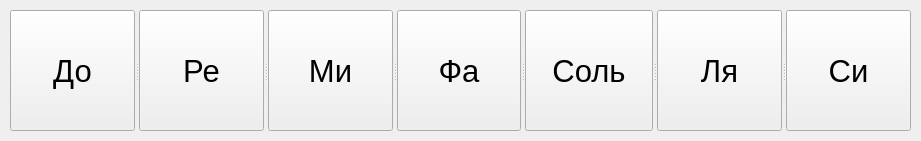
<?xml version="1.0" encoding="UTF-8"?>
<ui version="4.0">
 <class>Form</class>
 <widget class="QWidget" name="Form">
  <property name="geometry">
   <rect>
    <x>0</x>
    <y>0</y>
    <width>921</width>
    <height>141</height>
   </rect>
  </property>
  <property name="windowTitle">
   <string>Построение графика</string>
  </property>
  <widget class="QSplitter" name="splitter">
   <property name="geometry">
    <rect>
     <x>10</x>
     <y>10</y>
     <width>901</width>
     <height>121</height>
    </rect>
   </property>
   <property name="orientation">
    <enum>Qt::Horizontal</enum>
   </property>
   <widget class="QPushButton" name="C">
    <property name="font">
     <font>
      <pointsize>23</pointsize>
     </font>
    </property>
    <property name="text">
     <string>До</string>
    </property>
   </widget>
   <widget class="QPushButton" name="D">
    <property name="font">
     <font>
      <pointsize>23</pointsize>
     </font>
    </property>
    <property name="text">
     <string>Ре</string>
    </property>
   </widget>
   <widget class="QPushButton" name="E">
    <property name="font">
     <font>
      <pointsize>23</pointsize>
     </font>
    </property>
    <property name="text">
     <string>Ми</string>
    </property>
   </widget>
   <widget class="QPushButton" name="F">
    <property name="font">
     <font>
      <pointsize>23</pointsize>
     </font>
    </property>
    <property name="text">
     <string>Фа</string>
    </property>
   </widget>
   <widget class="QPushButton" name="G_3">
    <property name="font">
     <font>
      <pointsize>23</pointsize>
     </font>
    </property>
    <property name="text">
     <string>Соль</string>
    </property>
   </widget>
   <widget class="QPushButton" name="A">
    <property name="font">
     <font>
      <pointsize>23</pointsize>
     </font>
    </property>
    <property name="text">
     <string>Ля</string>
    </property>
   </widget>
   <widget class="QPushButton" name="B">
    <property name="font">
     <font>
      <pointsize>23</pointsize>
     </font>
    </property>
    <property name="text">
     <string>Си</string>
    </property>
   </widget>
  </widget>
 </widget>
 <resources/>
 <connections/>
</ui>
